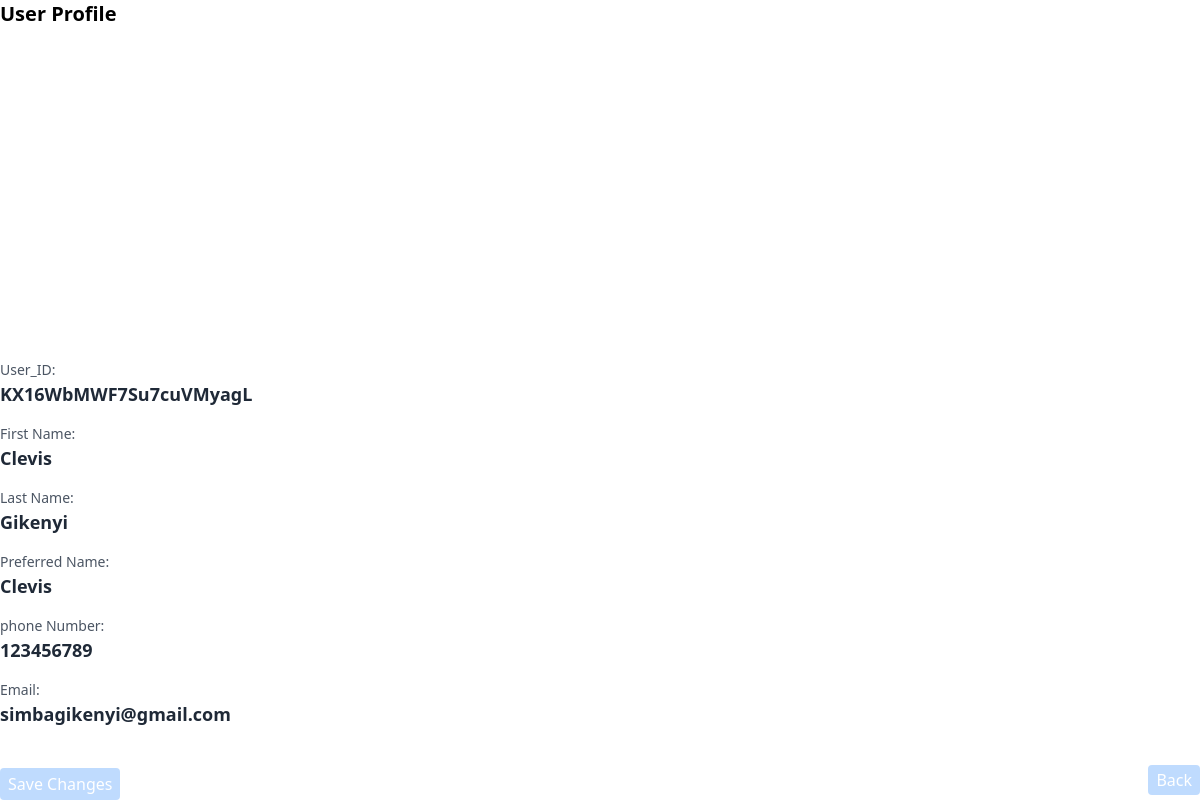
Screenshot of /update (signed in) with the database file from the repository.
### tables this page shows
CREATE TABLE 'User'(
    id TEXT NOT NULL PRIMARY KEY UNIQUE,
    firstName TEXT NOT NULL,
    lastName TEXT NOT NULL,
    email TEXT NOT NULL UNIQUE,
    phonenumber INTEGER NOT NULL UNIQUE,
    preferredname TEXT NOT NULL UNIQUE,
    password TEXT NOT NULL,
    picture TEXT             
);

### app.py (the view)
@app.route("/update")
@login_required
def update():
    return render_template ("updateform.html")

### app.py (called while the page is built)
@login_manager.user_loader
def load_user(user_id):
    users = user_data()
    user = next((user for user in users if user.id == user_id), None)
    return user

### data.py (called while the page is built)
def user_data():
    conn = sqlite3.connect('complain.db')
    conn.row_factory = sqlite3.Row
    cur = conn.cursor()
    cur.execute("SELECT * FROM User")
    users = cur.fetchall()
    cur.close()
    conn.close()
    user_objects = [User(user['id'], user['email'], user['password'] , user['preferredName'], user['firstName'], user['lastName'], user['phonenumber'], user['picture'] ) for user in users]
    return user_objects

### templates/updateform.html (shortened to what this page needs)
<!DOCTYPE html>
<html lang="en">
<head>
    <link href="{{url_for('static',filename='css/output.css')}}" rel="stylesheet">
</head>
<body class=" flex min-h-screen">
    <div class="bg-white flex flex-col justify-between w-full">
        <span class="text-xl font-semibold font-sans items-center mb-4">User Profile</span>
        <form action="{{ url_for('save') }}" method="post">
            <div class="mb-4">
                <label for="user_id" class="block text-sm font-medium text-gray-600">User_ID:</label>
                <input type="text" id="user_id" name="user_id" value="{{ current_user.id }}" class="text-gray-800 text-lg font-semibold" readonly>
            </div>
            <div class="mb-4">
                <label for="firstName" class="block text-sm font-medium text-gray-600">First Name:</label>
                <input type="text" id="firstName" name="firstName" value="{{ current_user.firstName }}" class="text-gray-800 text-lg font-semibold">
            </div>
            <div class="mb-4">
                <label for="lastName" class="block text-sm font-medium text-gray-600">Last Name:</label>
                <input type="text" id="lastName" name="lastName" value="{{ current_user.lastName }}" class="text-gray-800 text-lg font-semibold">
            </div>
            <div class="mb-4">
                <label for="preferredName" class="block text-sm font-medium text-gray-600">Preferred Name:</label>
                <input type="text" id="preferredName" name="preferredName" value="{{ current_user.preferredName }}" class="text-gray-800 text-lg font-semibold">
            </div>
            <div class="mb-4">
                <label for="phoneNumber" class="block text-sm font-medium text-gray-600">phone Number:</label>
                <input type="text" id="phoneNumber" name="phoneNumber" value="{{ current_user.phonenumber }}" class="text-gray-800 text-lg font-semibold">
            </div>
            <div class="mb-4">
                <label for="email" class="block text-sm font-medium text-gray-600">Email:</label>
                <input type="text" id="email" name="email" value="{{ current_user.email }}" class="text-gray-800 text-lg font-semibold">
            </div>
            <div class="flex flex-row justify-between">
                <div class="mt-6">
                    <button type="submit" class="bg-blue-200 text-white px-2  py-1 rounded hover:bg-gray-300 transition duration-300">Save Changes</button>
                </div>
                <div class="mt-6">
                    <a href="{{ url_for('myaccount') }}" class="bg-blue-200 text-white px-2  py-1 rounded hover:bg-gray-300 transition duration-300">Back</a>
                </div>
            </div>
        </form>
    </div>
</body>
</html>

### rows the page displays
User: user_id "KX16WbMWF7Su7cuVMyagL", firstName "Clevis", lastName "Gikenyi", preferredName "Clevis", phoneNumber "123456789", email "simbagikenyi@gmail.com"
